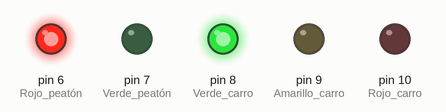
This sketch was run on a simulated Arduino Uno, built with avr-gcc and run on an emulated ATmega328P. Shown: output pins drawn as LEDs (lit = HIGH).

Above: at 2.5 s.
At 6.0 s:
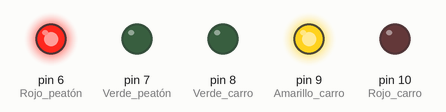
At 9.5 s:
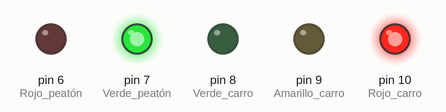
At 12.15 s:
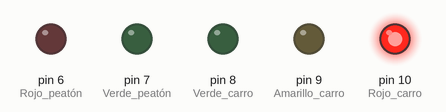
At 14.9 s:
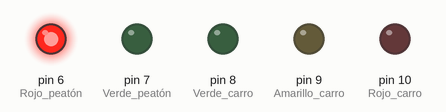
Timing chart, 0 to 20.0 s (numbered marks = the images above):
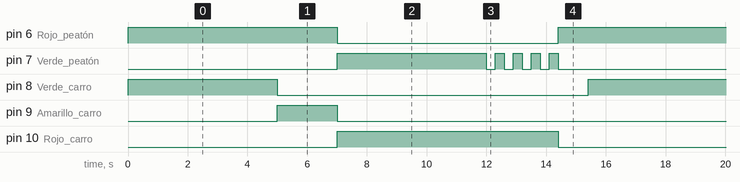

Measured:
- by itself, pin 6 (Rojo_peatón): alternates HIGH for 8.0 s and LOW for 7.4 s
- by itself, pin 7 (Verde_peatón): repeats every 15.4 s: 4 × (LOW 0.30 s, HIGH 0.30 s), LOW 8.0 s, HIGH 5.0 s
- by itself, pin 8 (Verde_carro): alternates HIGH for 5.0 s and LOW for 10.4 s
- by itself, pin 9 (Amarillo_carro): alternates HIGH for 2.0 s and LOW for 13.4 s
- by itself, pin 10 (Rojo_carro): alternates HIGH for 7.4 s and LOW for 8.0 s

The sketch:

03_semaforo_peatones.ino
```cpp
// ============================================
// Ejercicio 3: Semáforo para carros y peatones
// Autor: Gustavo Pantoja Olave
// Plataforma: Tinkercad Circuits / Arduino Uno
// ============================================
// Descripción:
//   Coordina un semáforo de carros con uno de peatones.
//   Cuando los carros tienen verde, los peatones tienen rojo,
//   y viceversa. El verde peatonal parpadea antes de cambiar.
//
// Conexión:
//   Carros:
//     - Rojo     -> pin 10 -> resistencia 220Ω -> GND
//     - Amarillo -> pin 9  -> resistencia 220Ω -> GND
//     - Verde    -> pin 8  -> resistencia 220Ω -> GND
//   Peatones:
//     - Rojo  -> pin 6 -> resistencia 220Ω -> GND
//     - Verde -> pin 7 -> resistencia 220Ω -> GND
// ============================================

void setup() {
  pinMode(10, OUTPUT);  // Rojo carro
  pinMode(9, OUTPUT);   // Amarillo carro
  pinMode(8, OUTPUT);   // Verde carro
  pinMode(6, OUTPUT);   // Rojo peatón
  pinMode(7, OUTPUT);   // Verde peatón
}

void loop() {
  // ===== FASE 1: Carros verde / Peatones rojo =====
  digitalWrite(8, HIGH);   // Verde carro encendido
  digitalWrite(6, HIGH);   // Rojo peatón encendido
  digitalWrite(10, LOW);
  digitalWrite(9, LOW);
  digitalWrite(7, LOW);
  delay(5000);

  // ===== FASE 2: Carros amarillo / Peatones rojo =====
  digitalWrite(8, LOW);
  digitalWrite(9, HIGH);   // Amarillo carro encendido
  delay(2000);
  digitalWrite(9, LOW);

  // ===== FASE 3: Carros rojo / Peatones verde =====
  digitalWrite(10, HIGH);  // Rojo carro encendido
  digitalWrite(6, LOW);    // Apaga rojo peatón
  digitalWrite(7, HIGH);   // Verde peatón encendido
  delay(5000);

  // ===== FASE 4: Verde peatón parpadea (aviso) =====
  for (int i = 0; i < 4; i++) {
    digitalWrite(7, LOW);
    delay(300);
    digitalWrite(7, HIGH);
    delay(300);
  }

  // ===== FASE 5: Regresar al estado inicial =====
  digitalWrite(7, LOW);
  digitalWrite(6, HIGH);
  digitalWrite(10, LOW);
  delay(1000);
}
```
